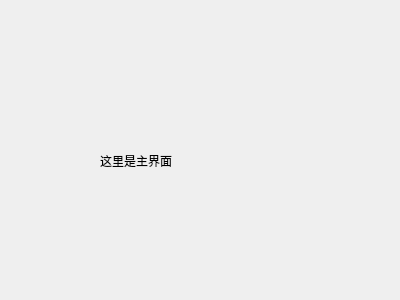
<?xml version="1.0" encoding="UTF-8"?>
<ui version="4.0">
 <class>mywidget</class>
 <widget class="QDialog" name="mywidget">
  <property name="geometry">
   <rect>
    <x>0</x>
    <y>0</y>
    <width>400</width>
    <height>300</height>
   </rect>
  </property>
  <property name="windowTitle">
   <string>Dialog</string>
  </property>
  <widget class="QLabel" name="label">
   <property name="geometry">
    <rect>
     <x>100</x>
     <y>130</y>
     <width>211</width>
     <height>61</height>
    </rect>
   </property>
   <property name="text">
    <string>这里是主界面</string>
   </property>
  </widget>
 </widget>
 <resources/>
 <connections/>
</ui>
